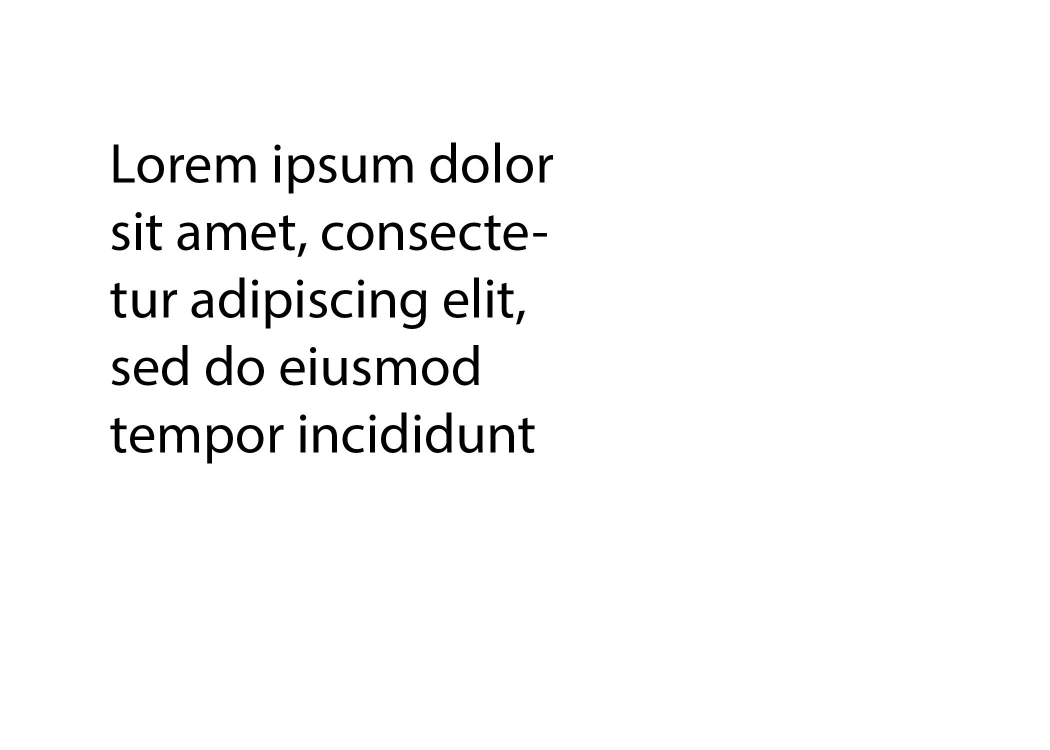
#> input picture tests/fixtures/c2pa/signed_gps.jpg, 2100 x 1500 px (shown at 1/2 size)
$ python ddphotos_upscale.py fixtures/c2pa/signed_gps.jpg fixtures/c2pa/signed.png 1.0 5
#> lines starting #> are read from the running program, lines starting #| are printed output that depends on the picture
"""Make a replay original: SRC enlarged by FACTOR with Pillow's LANCZOS.

Usage: python -I tests/ddphotos_upscale.py SRC DST FACTOR [SHIFT]
Each side is round(side * FACTOR). A JPEG keeps its EXIF block, so a photo tagged
with an orientation stays tagged. SHIFT moves the content left by that many pixels
and keeps the size, repeating the last column: the harness's framing-shift control.
Pillow shares no code with crustyimg, so the original is independent of the engine.
"""
import sys

from PIL import Image

src, dst, factor = sys.argv[1], sys.argv[2], float(sys.argv[3])
shift = int(sys.argv[4]) if len(sys.argv) > 4 else 0

with Image.open(src) as im:
#> im is the input picture: PIL image 2100x1500 RGB; min 0, max 255, mean 248
    exif = im.getexif().tobytes() if im.format == "JPEG" else None
    big = im.convert("RGB").resize((round(im.width * factor), round(im.height * factor)), Image.LANCZOS)

if shift:
    w, h = big.size
#> w = 2100; h = 1500
    moved = Image.new("RGB", (w, h))
#> moved: PIL image 2100x1500 RGB; every value is 0
    moved.paste(big.crop((shift, 0, w, h)), (0, 0))
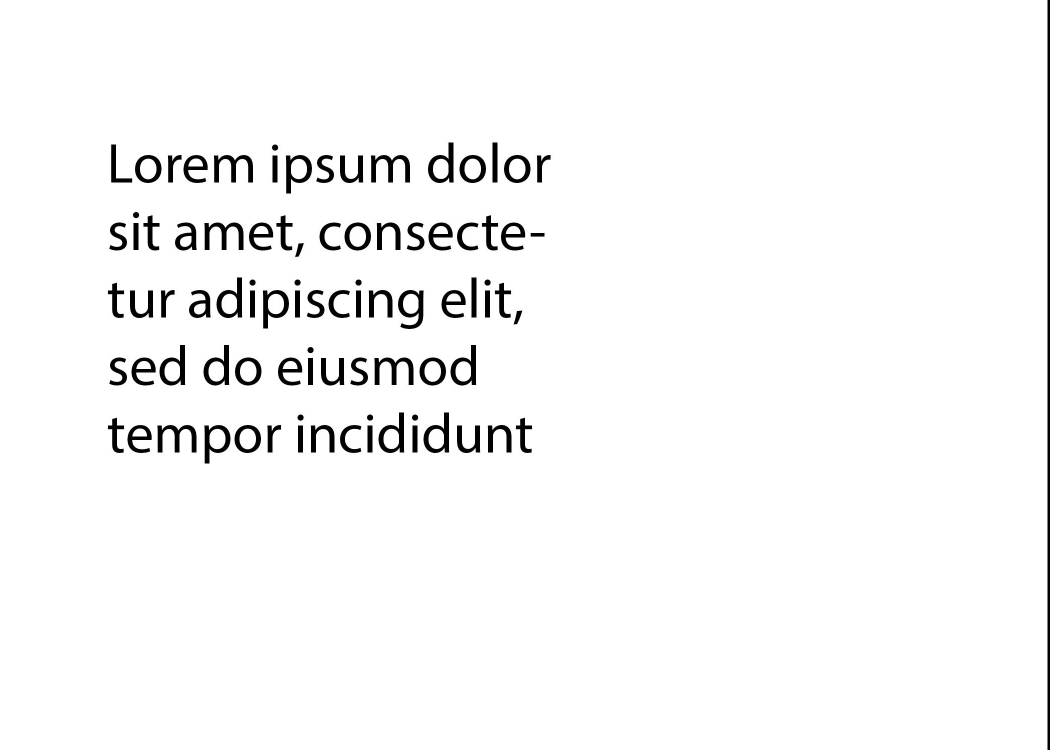
#> moved: PIL image 2100x1500 RGB (shown at 1/2 size); min 0, max 255, mean 247.4
    moved.paste(big.crop((w - 1, 0, w, h)).resize((shift, h)), (w - shift, 0))
    big = moved

if dst.endswith(".jpg"):
    big.save(dst, quality=95, exif=exif or b"")
else:
    big.save(dst)
